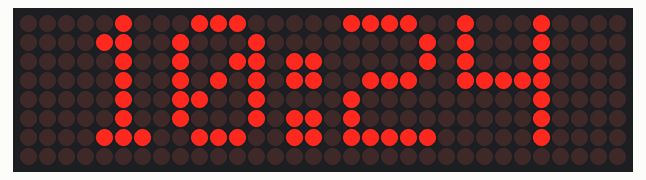
This program was run on a simulated Arduino Uno R4 WiFi. Shown: 32×8 LED matrix. The local clock reads 2024-03-15 10:24:30 at power-on unless the program sets it.

Above: at 0.1 s.
At 15.1 s:
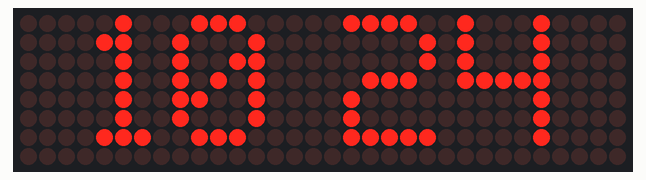
At 32.1 s:
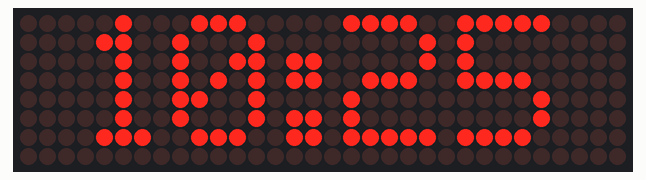
At 63.1 s:
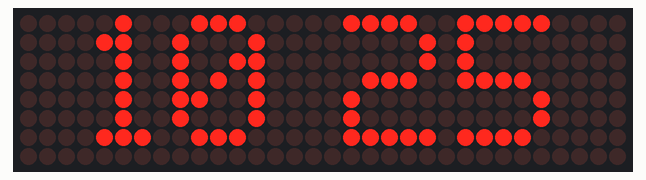
At 94.2 s:
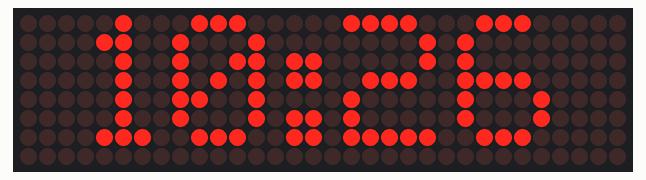
At 127.2 s:
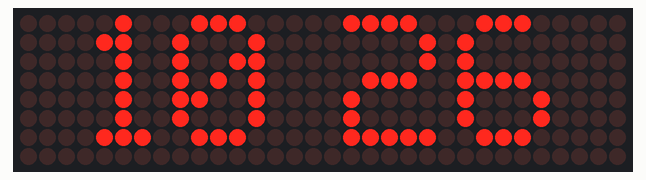

The program:

main.cpp
```cpp
#include <MD_MAX72XX.h>
#include <MD_Parola.h>
#include <RTClib.h>
#include <SPI.h>
#include <Wire.h>

#define HARDWARE_TYPE MD_MAX72XX::FC16_HW
#define MAX_DEVICES 4
#define CS_PIN 10

MD_Parola matrix = MD_Parola(HARDWARE_TYPE, CS_PIN, MAX_DEVICES);
RTC_DS3231 rtc;

void setup() {
  Wire.begin();
  rtc.begin();

  matrix.begin();
  matrix.setIntensity(1);
  matrix.displayClear();
  matrix.displayText("--:--", PA_CENTER, 0, 0, PA_PRINT, PA_NO_EFFECT);

  if (rtc.lostPower()) {
    rtc.adjust(DateTime(F(__DATE__), F(__TIME__)));
  }
}

bool mShowSplit = true;
void loop() {
  DateTime now = rtc.now();

  char timeStr[6]; // "HH:MM"
  String timeFormat = mShowSplit ? "%02d:%02d" : "%02d %02d";
  snprintf(timeStr, sizeof(timeStr), timeFormat.c_str(), now.hour(),
           now.minute());

  matrix.displayClear();
  matrix.displayText(timeStr, PA_CENTER, 0, 0, PA_PRINT, PA_NO_EFFECT);
  matrix.displayAnimate();
  mShowSplit = !mShowSplit;

  delay(1000);
}
```

Measured:
- what the display in image 1 shows lasts 1.0 s, from 15.0 s to 16.0 s
